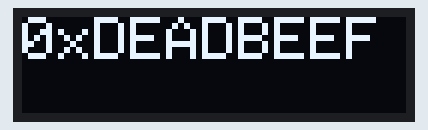
This sketch was run on a simulated Arduino Uno, built with avr-gcc and run on an emulated ATmega328P. Parts: 128×32 one-colour display.

Above: at 0.1 s.

The sketch:

TestLCD.ino
```cpp
#include <SPI.h>
#include <Wire.h>
#include <Adafruit_GFX.h>
#include <Adafruit_SSD1306.h>

#define OLED_RESET 4
Adafruit_SSD1306 display(OLED_RESET);

void setup()   {
  display.begin(SSD1306_SWITCHCAPVCC, 0x3C);  // initialize with the I2C addr 0x3C (for the 128x32)
  // init done

  // Clear the buffer.
  display.clearDisplay();

  // text display tests
  display.setTextSize(2);
  display.setTextColor(WHITE);
  display.print("0x"); display.println(0xDEADBEEF, HEX);
  display.display();
  delay(2000);
  display.clearDisplay();
}

void loop() {

}
```
